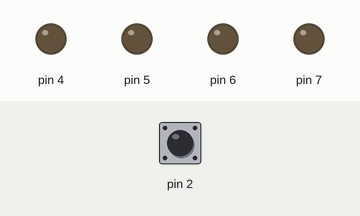
A sketch run on a simulated Arduino Uno, built with avr-gcc and run on an emulated ATmega328P. Parts: output pins drawn as LEDs (lit = HIGH). Inputs (shaded band) come from the test bench; at power-on: pin 2 LOW. What the sketch prints to the serial monitor is not drawn.

Above: at 1.2 s.
1.3 s: pin 2 driven HIGH
At 2.4 s:
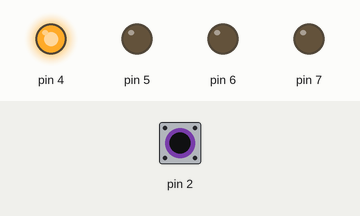
2.8 s: pin 2 pulsed LOW 5 times (0.12 s each, 0.3 s apart)
At 3.07 s:
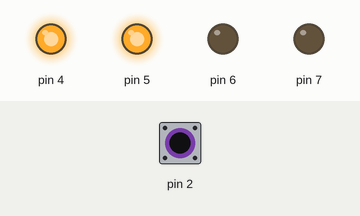
At 3.68 s:
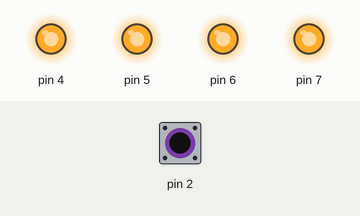
Timing chart, 0 to 5.8 s (numbered marks = the images above; inputs shaded):
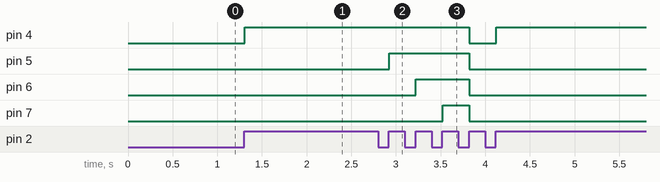

Measured:
- after the input at 1.3 s, pin 4: LOW → HIGH at once
- after the input at 2.8 s, pin 4: HIGH → LOW after 1.0 s, → HIGH 0.30 s later; pin 5: LOW → HIGH after 0.12 s, → LOW 0.90 s later; pin 6: LOW → HIGH after 0.42 s, → LOW 0.60 s later; pin 7: LOW → HIGH after 0.72 s, → LOW 0.30 s later

The sketch:

07_LED_table_lamp.ino
```cpp
int lampStatus = 0;
int prevButtonStatus = 0;

void setup()
{
  pinMode(2, INPUT);
  for (int i=4; i<=7; i++){
    pinMode(i, OUTPUT);
  }
  Serial.begin(9600);
}

void loop()
{
  int buttonStatus;

  buttonStatus = digitalRead(2);

  if (buttonStatus > prevButtonStatus){
    lampStatus += 1;
    lampStatus %= 5;
  }

  Serial.println(lampStatus);

  for (int i=4; i<=7; i++){
    if (i < lampStatus+4)
      digitalWrite(i,HIGH);
    else
      digitalWrite(i,LOW);
  }

  prevButtonStatus = buttonStatus;
}
```
